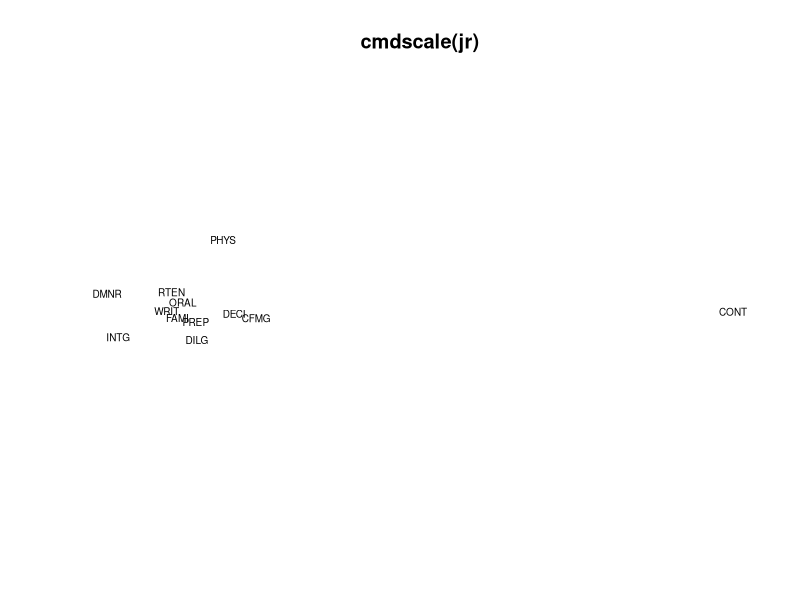
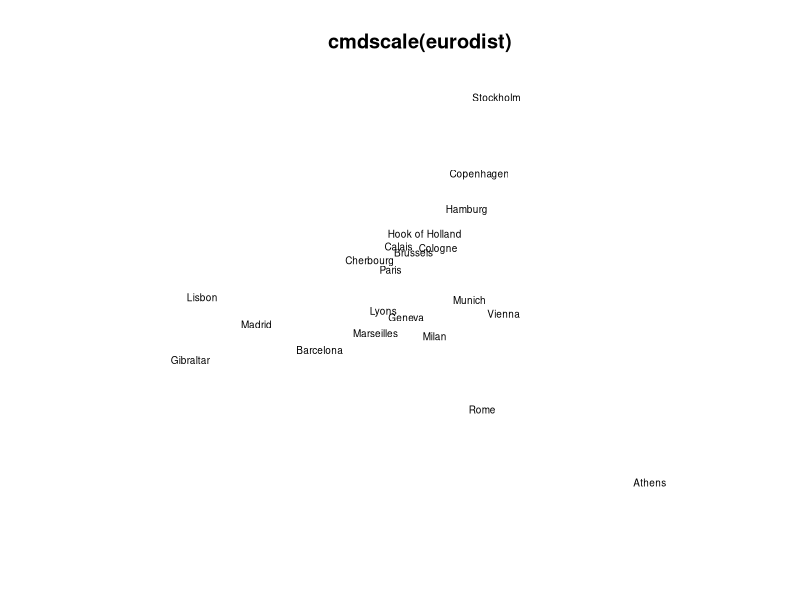

Source code (R) for these figures, in order:
# metric scaling for USJudgeRatings
jr <- USJudgeRatings
dd.jr <- as.dist((1 - cor(jr))/2)
print(round(1000 * dd.jr)) # (prints more nicely)
loc1 <- cmdscale(dd.jr,k=2)
print(loc1)
px1 <- loc1[, 1]
py1 <- loc1[, 2]
plot(px1, py1,type = "n", xlab = "", ylab = "", asp = 1, axes = FALSE,
     main = "cmdscale(jr)")
text(px1, py1, rownames(loc1), cex = 0.6)

# metric scaling for eurodist
print(eurodist)
loc <- cmdscale(eurodist)
x <- loc[, 1]
y <- -loc[, 2] # reflect so North is at the top
## note asp = 1, to ensure Euclidean distances are represented correctly
plot(x, y, type = "n", xlab = "", ylab = "", asp = 1, axes = FALSE,
     main = "cmdscale(eurodist)")
text(x, y, rownames(loc), cex = 0.6)
